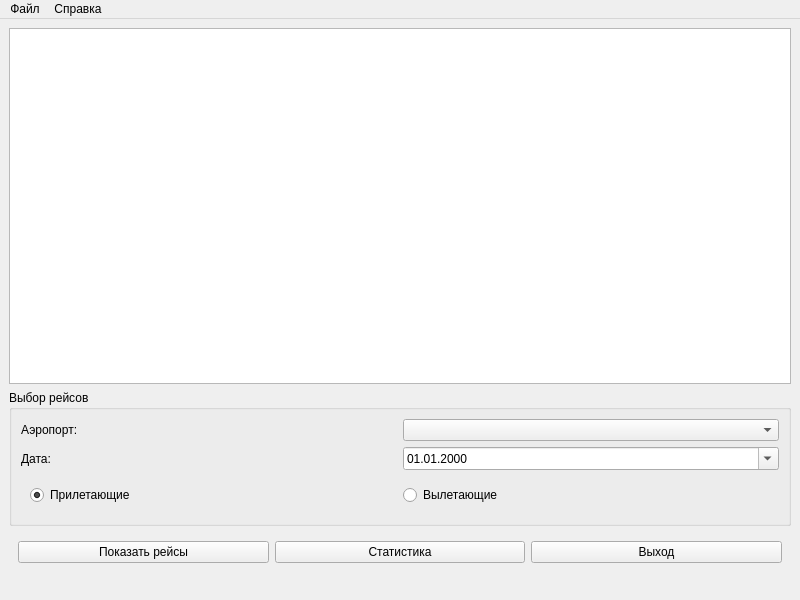
<?xml version="1.0" encoding="UTF-8"?>
<ui version="4.0">
 <class>MainWindow</class>
 <widget class="QMainWindow" name="MainWindow">
  <property name="geometry">
   <rect>
    <x>0</x>
    <y>0</y>
    <width>800</width>
    <height>600</height>
   </rect>
  </property>
  <property name="windowTitle">
   <string>Инспектор аэропортов</string>
  </property>
  <widget class="QWidget" name="centralWidget">
   <layout class="QVBoxLayout" name="verticalLayout">
    <item>
     <widget class="QTableView" name="flightsTableView">
      <property name="alternatingRowColors">
       <bool>true</bool>
      </property>
      <property name="selectionMode">
       <enum>QAbstractItemView::SingleSelection</enum>
      </property>
      <property name="selectionBehavior">
       <enum>QAbstractItemView::SelectRows</enum>
      </property>
     </widget>
    </item>
    <item>
     <widget class="QGroupBox" name="selectionGroupBox">
      <property name="title">
       <string>Выбор рейсов</string>
      </property>
      <layout class="QGridLayout" name="gridLayout">
       <item row="0" column="0">
        <widget class="QLabel" name="airportLabel">
         <property name="text">
          <string>Аэропорт:</string>
         </property>
        </widget>
       </item>
       <item row="0" column="1">
        <widget class="QComboBox" name="airportComboBox"/>
       </item>
       <item row="1" column="0">
        <widget class="QLabel" name="dateLabel">
         <property name="text">
          <string>Дата:</string>
         </property>
        </widget>
       </item>
       <item row="1" column="1">
        <widget class="QDateEdit" name="dateEdit">
         <property name="calendarPopup">
          <bool>true</bool>
         </property>
         <property name="minimumDate">
          <date>2016-08-15</date>
         </property>
         <property name="maximumDate">
          <date>2017-09-14</date>
         </property>
         <property name="displayFormat">
          <string>dd.MM.yyyy</string>
         </property>
        </widget>
       </item>
       <item row="2" column="0" colspan="2">
        <widget class="QWidget" name="radioWidget" native="true">
         <layout class="QHBoxLayout" name="horizontalLayout">
          <item>
           <widget class="QRadioButton" name="arrivalRadio">
            <property name="text">
             <string>Прилетающие</string>
            </property>
            <property name="checked">
             <bool>true</bool>
            </property>
           </widget>
          </item>
          <item>
           <widget class="QRadioButton" name="departureRadio">
            <property name="text">
             <string>Вылетающие</string>
            </property>
           </widget>
          </item>
         </layout>
        </widget>
       </item>
      </layout>
     </widget>
    </item>
    <item>
     <widget class="QWidget" name="buttonWidget" native="true">
      <layout class="QHBoxLayout" name="horizontalLayout_2">
       <item>
        <widget class="QPushButton" name="showFlightsButton">
         <property name="text">
          <string>Показать рейсы</string>
         </property>
        </widget>
       </item>
       <item>
        <widget class="QPushButton" name="showStatisticsButton">
         <property name="text">
          <string>Статистика</string>
         </property>
        </widget>
       </item>
       <item>
        <widget class="QPushButton" name="exitButton">
         <property name="text">
          <string>Выход</string>
         </property>
        </widget>
       </item>
      </layout>
     </widget>
    </item>
   </layout>
  </widget>
  <widget class="QMenuBar" name="menuBar">
   <property name="geometry">
    <rect>
     <x>0</x>
     <y>0</y>
     <width>800</width>
     <height>25</height>
    </rect>
   </property>
   <widget class="QMenu" name="menu">
    <property name="title">
     <string>Файл</string>
    </property>
    <addaction name="actionExit"/>
   </widget>
   <widget class="QMenu" name="menu_2">
    <property name="title">
     <string>Справка</string>
    </property>
    <addaction name="actionAbout"/>
   </widget>
   <addaction name="menu"/>
   <addaction name="menu_2"/>
  </widget>
  <widget class="QStatusBar" name="statusBar">
   <property name="sizeGripEnabled">
    <bool>false</bool>
   </property>
  </widget>
  <action name="actionExit">
   <property name="text">
    <string>Выход</string>
   </property>
  </action>
  <action name="actionAbout">
   <property name="text">
    <string>О программе</string>
   </property>
  </action>
 </widget>
 <resources/>
 <connections>
  <connection>
   <sender>exitButton</sender>
   <signal>clicked()</signal>
   <receiver>MainWindow</receiver>
   <slot>close()</slot>
   <hints>
    <hint type="sourcelabel">
     <x>248</x>
     <y>243</y>
    </hint>
    <hint type="destinationlabel">
     <x>400</x>
     <y>300</y>
    </hint>
   </hints>
  </connection>
 </connections>
</ui>
